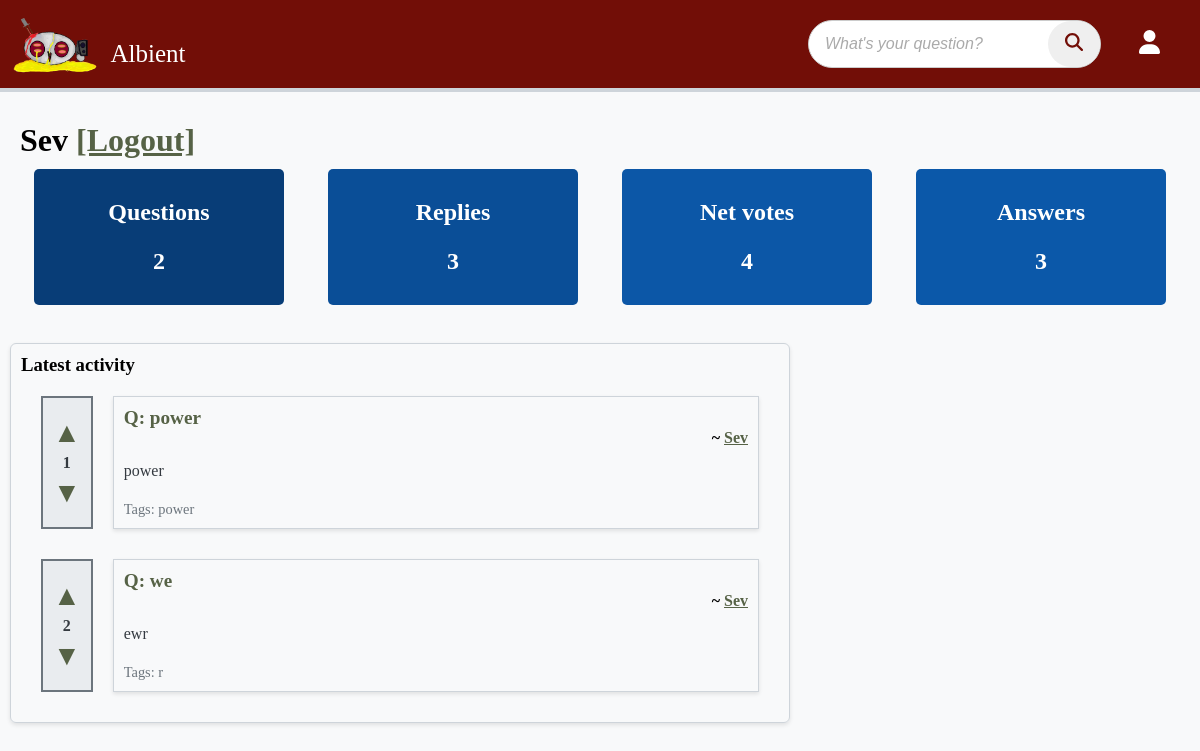
The app's page /view_user/flyingseverus (signed in) with its own data.
### albient/models.py (models this page shows)
class User(db.Model, UserMixin):
    id = sa.Column(sa.Integer, primary_key=True, unique=True)
    role_id = sa.Column(sa.Integer, default=0)  # 0 for normal users, 1 for admin
    email = sa.Column(sa.String(320))
    username = sa.Column(sa.String(64), nullable=False, unique=True)
    display_name = sa.Column(sa.String(32))
    password = sa.Column(sa.String(64), nullable=False)
    rep_points = sa.Column(sa.Integer)
    questions = relationship("Question", backref="op", lazy=True)
    replies = relationship("Comment", backref="op", lazy=True)

class Question(db.Model):
    id = sa.Column(sa.Integer, primary_key=True, unique=True)
    title = sa.Column(sa.String(64))
    content = sa.Column(sa.Text)
    user_id = sa.Column(sa.Integer, sa.ForeignKey("user.id"))
    comments = relationship("Comment", backref="question", lazy=True)
    tags = sa.Column(sa.String(32))
    votes = sa.Column(sa.Integer, default=0)
    is_resolved = sa.Column(sa.Boolean, default=False)

### albient/routes.py (the view)
@app.route("/view_user/<username>")
def view_user(username):
    user = User.query.filter_by(username=username).first()
    qa = Question.query.filter_by(op=user).all()
    ca = Comment.query.filter_by(op=user).all()
    questions_asked = len(qa)
    votes = sum([i.votes for i in qa]) + sum([i.votes for i in ca])
    answers = len(Comment.query.filter_by(op=user).all())
    return render_template(
        "view_user.html",
        user=user,
        qa=questions_asked,
        questions=qa,
        votes=votes,
        answers=answers,
        ca=len(ca),
    )

### albient/models.py (called while the page is built)
@login_manager.user_loader
def load_user(user_id):
    return User.query.get(int(user_id))

### albient/templates/view_user.html
{% extends 'base.html' %}
{% block content %}
  {% if current_user.username == user.username %}
    <h1 class="username">{{ user.display_name }} <a href="{{ url_for('logout') }}">[Logout]</a></h1>
  {% else %}
    <h1 class="username">{{ user.display_name }}</h1>
  {% endif %}
  <div class="stats">
    <div class="item">
      <h2>Questions</h2>
      <h3>{{ qa }}</h3>
    </div>
    <div class="item">
      <h2>Replies</h2>
      <h3>{{ ca }}</h3>
    </div>
    <div class="item">
      <h2>Net votes</h2>
      <h3>{{ votes }}</h3>
    </div>
    <div class="item">
      <h2>Answers</h2>
      <h3>{{ answers }}</h3>
    </div>
  </div>
  <br />
  <div class="parent">
    <div class="view_questions">
      <h3>Latest activity</h3>
      {% for question in questions %}
        <div class="question">
          <div class="vote-buttons">
            <a class="vote-button upvote-icon" href="{{ url_for('upvote_post', post_id=question.id, del=1) }}">&#9650;</a>
            <span>{{ question.votes }}</span>
            <a class="vote-button downvote-icon" href="{{ url_for('upvote_post', post_id=question.id, del=- 1) }}">&#9660;</a>
          </div>
          <div class="notvotebuttons">
            <a href="{{ url_for('view_question', id=question.id) }}" class="question-title">Q: {{ question.title }}</a>
            <h4>~ <a href="{{ url_for('view_user', username=question.op.username) }}">{{ question.op.display_name }}</a></h4>
            <p>{{ question.content }}</p>
            <small>Tags: {{ question.tags }}</small>
          </div>
        </div>
      {% endfor %}
    </div>
  </div>
{% endblock %}

### albient/static/syles.css (style rules this page uses)
:root { --seasalt: #f8f9faff; --antiflash-white: #e9ecefff; --platinum: #dee2e6ff; --french-gray: #ced4daff; --french-gray-2: #adb5bdff; --slate-gray: #6c757dff; --outer-space: #495057ff; --onyx: #343a40ff; --eerie-black: #212529ff; --brick: #720E07; }
a:visited, a { color: #566246; }
* { margin: 0; padding: 0; }
body { min-height: 100vh; margin: 0; padding: 0; font-family: 'Monaspace Radon Var'; background: var(--seasalt); }
.parent { display: grid; grid-template-columns: 8fr 4fr; grid-template-rows: 1fr; grid-template-areas: "view_questions ask_questions"; }
.parent>* { border: 4px solid var(--french-gray-2); }
.parent .view_questions .question { margin: 10px 10px; padding: 10px; display: flex; }
.parent .view_questions .question .vote-buttons { display: flex; flex-direction: column; justify-content: center; align-items: center; margin-right: 10px; font-size: 1em; font-weight: bold; color: var(--onyx); background-color: var(--antiflash-white); padding: 10px; border: 2px solid var(--slate-gray); }
.parent .view_questions .question .vote-buttons a { margin: 5px 0; font-size: 28px; text-decoration: none; cursor: pointer; }
.parent .view_questions .question .notvotebuttons { border: 1px solid var(--french-gray); padding: 10px; margin-left: 10px; box-shadow: 0 2px 4px rgba(0, 0, 0, 0.1); width: 100%; }
.parent .view_questions .question .notvotebuttons small { font-size: 0.9em; color: var(--slate-gray); }
.parent .view_questions .question .notvotebuttons a.question-title { font-size: 1.2em; font-weight: bold; text-decoration: none; }
.parent .view_questions .question .notvotebuttons p { font-size: 1em; color: var(--onyx); }
.parent .view_questions { border: 1px solid var(--french-gray); border-radius: 6px; padding: 10px; margin: 10px; box-shadow: 0 2px 4px rgba(0, 0, 0, 0.1); overflow: hidden; -ms-overflow-style: none; scrollbar-width: none; }
h1 { margin-left: 20px; }
.stats { display: flex; justify-content: space-evenly; }
.stats .item { margin: 10px; padding: 30px; text-align: center; border-radius: 5px; width: 190px; }
.item { color: white; }
.item h2 { margin-bottom: 22px; }
.item h3 { font-size: 24px; }
.item:nth-child(1) { background-color: #083D77; }
.item:nth-child(2) { background-color: #0a4e97; }
.item:nth-child(3) { background-color: #0c57a7; }
.item:nth-child(4) { background-color: #0b58a9; }
.question p { margin-top: 15px; margin-bottom: 20px; }
.question h4 { text-align: right; }

### albient/static/navbar.css (style rules this page uses)
:root { --seasalt: #f8f9faff; --antiflash-white: #e9ecefff; --platinum: #dee2e6ff; --french-gray: #ced4daff; --french-gray-2: #adb5bdff; --slate-gray: #6c757dff; --outer-space: #495057ff; --onyx: #343a40ff; --eerie-black: #212529ff; --logo-color: #ff5733ff; --brick: #720E07; }

### records on screen
User: display_name "Sev"
Question: votes "1", title "power", op.display_name "Sev", content "power", tags "power"
Question: votes "2", title "we", op.display_name "Sev", content "ewr", tags "r"

### other values on screen
{{ qa }} "2"
{{ ca }} "3"
{{ votes }} "4"
{{ answers }} "3"
